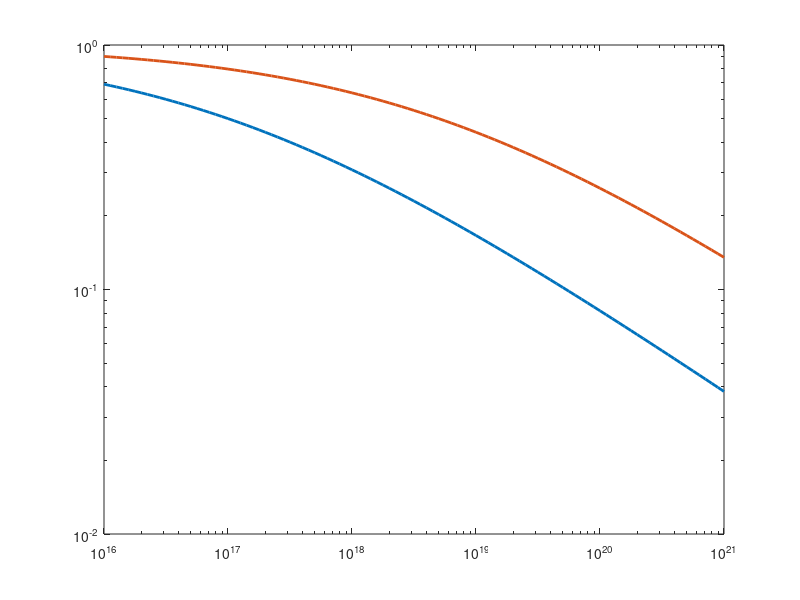

Reproduce this figure in MATLAB. (Note: this script raises an error after producing the figure.)
n=logspace(16,21,101);
nv=[1e17 5e18 ];

for k=1:length(nv)
n0=nv(k);
y(k,:)=1./(1+(n./n0).^.35);
yn(k,:)=1./(1+(n./n0).^.5);
end

figure,
loglog(n,y,'linewidth',2), hold on,
ax = gca;
ax.ColorOrderIndex = 1;
loglog(n,yn,'--','linewidth',2),
ylim([.1 1])
grid

pausak

figure, semilogx(n,y), hold on,
ax = gca;
ax.ColorOrderIndex = 1;
semilogx(n,yn,'--'),
